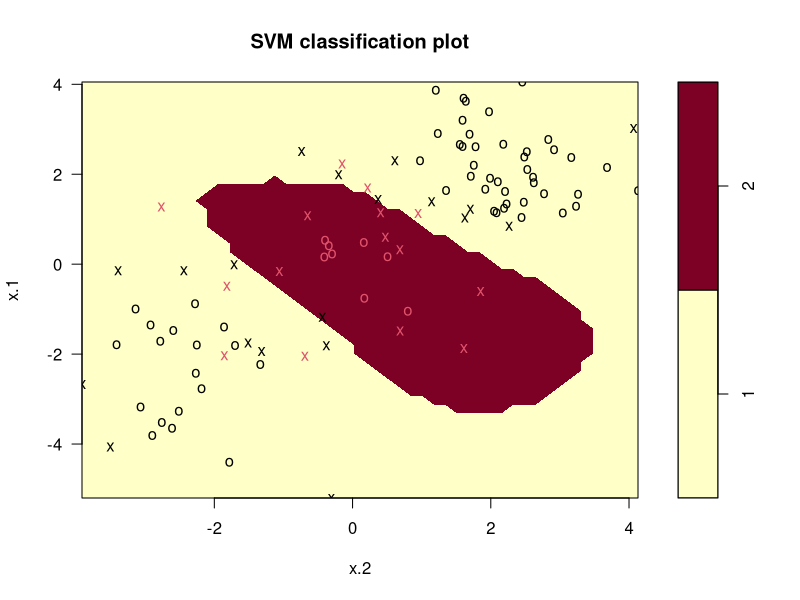

Source code (R):
# Load library
library(e1071)

# Clear environment
rm(list = ls())

# Setting Japanese font (for MacOSX)
# par(family= "HiraKakuProN-W3")

# Chapter8 e.g.78
# e1071パッケージを用いたサポートベクトルマシン処理
x <- matrix(rnorm(200 * 2), ncol = 2)
x[1:100, ] <- x[1:100, ] + 2
x[101:150, ] <- x[101:150, ] - 2
y <- c(rep(1, 150), rep(2, 50))
dat <- data.frame(x = x, y = as.factor(y))
train <- sample(200, 100)
svmfit <- svm(y ~ ., data = dat[train, ], 
              kernel = "radial",
              gamma = 1, const = 100)
plot(svmfit, dat[train, ])

tune_out <- tune(svm, y ~ ., 
                 data = dat[train, ],
                 kernel = "radial",
                 ranges = list(const = c(0.1, 1, 10, 100, 1000),
                               gamma = c(0.5, 1, 2, 3, 4)))
summary(tune_out)
